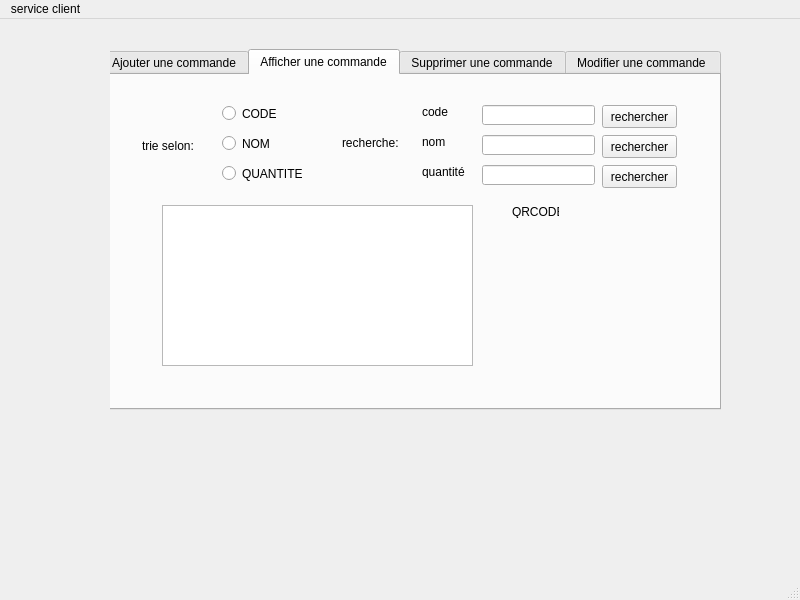
<?xml version="1.0" encoding="UTF-8"?>
<ui version="4.0">
 <class>MainWindow</class>
 <widget class="QMainWindow" name="MainWindow">
  <property name="geometry">
   <rect>
    <x>0</x>
    <y>0</y>
    <width>800</width>
    <height>600</height>
   </rect>
  </property>
  <property name="windowTitle">
   <string>MainWindow</string>
  </property>
  <widget class="QWidget" name="centralwidget">
   <widget class="QStackedWidget" name="stackedWidget">
    <property name="geometry">
     <rect>
      <x>110</x>
      <y>0</y>
      <width>681</width>
      <height>391</height>
     </rect>
    </property>
    <property name="currentIndex">
     <number>2</number>
    </property>
    <widget class="QWidget" name="page">
     <widget class="QPushButton" name="pushButton">
      <property name="geometry">
       <rect>
        <x>210</x>
        <y>50</y>
        <width>171</width>
        <height>81</height>
       </rect>
      </property>
      <property name="text">
       <string>Gestion des Reservations</string>
      </property>
     </widget>
     <widget class="QPushButton" name="pushButton_2">
      <property name="geometry">
       <rect>
        <x>210</x>
        <y>180</y>
        <width>171</width>
        <height>81</height>
       </rect>
      </property>
      <property name="text">
       <string>Gestion des Commandes</string>
      </property>
     </widget>
    </widget>
    <widget class="QWidget" name="page_3">
     <widget class="QTabWidget" name="tabWidget">
      <property name="geometry">
       <rect>
        <x>50</x>
        <y>10</y>
        <width>561</width>
        <height>311</height>
       </rect>
      </property>
      <property name="currentIndex">
       <number>0</number>
      </property>
      <widget class="QWidget" name="tab">
       <attribute name="title">
        <string> Ajouter une reservation</string>
       </attribute>
       <widget class="QGroupBox" name="groupBox">
        <property name="geometry">
         <rect>
          <x>10</x>
          <y>20</y>
          <width>611</width>
          <height>241</height>
         </rect>
        </property>
        <property name="title">
         <string>Ajout</string>
        </property>
        <widget class="QLabel" name="label_8">
         <property name="geometry">
          <rect>
           <x>60</x>
           <y>40</y>
           <width>101</width>
           <height>16</height>
          </rect>
         </property>
         <property name="text">
          <string>entrez l'identifiant </string>
         </property>
        </widget>
        <widget class="QLabel" name="label_9">
         <property name="geometry">
          <rect>
           <x>30</x>
           <y>80</y>
           <width>171</width>
           <height>16</height>
          </rect>
         </property>
         <property name="text">
          <string>entrez le nombre de personnes</string>
         </property>
        </widget>
        <widget class="QLabel" name="label_10">
         <property name="geometry">
          <rect>
           <x>40</x>
           <y>120</y>
           <width>141</width>
           <height>16</height>
          </rect>
         </property>
         <property name="text">
          <string>entrez le numero du client</string>
         </property>
        </widget>
        <widget class="QLabel" name="label_11">
         <property name="geometry">
          <rect>
           <x>30</x>
           <y>160</y>
           <width>161</width>
           <height>16</height>
          </rect>
         </property>
         <property name="text">
          <string>entrez la date de reservation</string>
         </property>
        </widget>
        <widget class="QLineEdit" name="id_r">
         <property name="geometry">
          <rect>
           <x>220</x>
           <y>40</y>
           <width>113</width>
           <height>20</height>
          </rect>
         </property>
        </widget>
        <widget class="QLineEdit" name="nbr_pr">
         <property name="geometry">
          <rect>
           <x>220</x>
           <y>80</y>
           <width>113</width>
           <height>20</height>
          </rect>
         </property>
        </widget>
        <widget class="QLineEdit" name="num_tel">
         <property name="geometry">
          <rect>
           <x>220</x>
           <y>120</y>
           <width>113</width>
           <height>20</height>
          </rect>
         </property>
        </widget>
        <widget class="QDateTimeEdit" name="dat">
         <property name="geometry">
          <rect>
           <x>200</x>
           <y>160</y>
           <width>194</width>
           <height>22</height>
          </rect>
         </property>
        </widget>
        <widget class="QPushButton" name="ajouter1">
         <property name="geometry">
          <rect>
           <x>420</x>
           <y>50</y>
           <width>75</width>
           <height>51</height>
          </rect>
         </property>
         <property name="text">
          <string>Ajouter</string>
         </property>
        </widget>
        <widget class="QPushButton" name="retour1">
         <property name="geometry">
          <rect>
           <x>420</x>
           <y>110</y>
           <width>75</width>
           <height>51</height>
          </rect>
         </property>
         <property name="text">
          <string>retour</string>
         </property>
        </widget>
       </widget>
      </widget>
      <widget class="QWidget" name="tab_2">
       <attribute name="title">
        <string>Afficher  une reservation</string>
       </attribute>
       <widget class="QTableView" name="tab_r">
        <property name="geometry">
         <rect>
          <x>0</x>
          <y>30</y>
          <width>431</width>
          <height>221</height>
         </rect>
        </property>
       </widget>
       <widget class="QPushButton" name="pb_pdf">
        <property name="geometry">
         <rect>
          <x>440</x>
          <y>40</y>
          <width>75</width>
          <height>23</height>
         </rect>
        </property>
        <property name="text">
         <string>pdf</string>
        </property>
       </widget>
      </widget>
      <widget class="QWidget" name="tab_3">
       <attribute name="title">
        <string>Modifier une reservation</string>
       </attribute>
       <widget class="QGroupBox" name="groupBox_4">
        <property name="geometry">
         <rect>
          <x>0</x>
          <y>0</y>
          <width>621</width>
          <height>251</height>
         </rect>
        </property>
        <property name="title">
         <string>Modifier</string>
        </property>
        <widget class="QLabel" name="label_12">
         <property name="geometry">
          <rect>
           <x>60</x>
           <y>60</y>
           <width>141</width>
           <height>21</height>
          </rect>
         </property>
         <property name="text">
          <string>entrez l'identifiant </string>
         </property>
        </widget>
        <widget class="QLabel" name="label_13">
         <property name="geometry">
          <rect>
           <x>30</x>
           <y>110</y>
           <width>151</width>
           <height>16</height>
          </rect>
         </property>
         <property name="text">
          <string>entrez le nombre de personnes</string>
         </property>
        </widget>
        <widget class="QLabel" name="label_19">
         <property name="geometry">
          <rect>
           <x>20</x>
           <y>150</y>
           <width>181</width>
           <height>16</height>
          </rect>
         </property>
         <property name="text">
          <string>entrez le num de telephone du client</string>
         </property>
        </widget>
        <widget class="QLineEdit" name="id_r2">
         <property name="geometry">
          <rect>
           <x>230</x>
           <y>60</y>
           <width>113</width>
           <height>20</height>
          </rect>
         </property>
        </widget>
        <widget class="QLineEdit" name="nbr_pr2">
         <property name="geometry">
          <rect>
           <x>230</x>
           <y>100</y>
           <width>113</width>
           <height>20</height>
          </rect>
         </property>
        </widget>
        <widget class="QLineEdit" name="num_tel2">
         <property name="geometry">
          <rect>
           <x>230</x>
           <y>140</y>
           <width>113</width>
           <height>20</height>
          </rect>
         </property>
        </widget>
        <widget class="QDateTimeEdit" name="dat2">
         <property name="geometry">
          <rect>
           <x>190</x>
           <y>190</y>
           <width>194</width>
           <height>22</height>
          </rect>
         </property>
        </widget>
        <widget class="QLabel" name="label_21">
         <property name="geometry">
          <rect>
           <x>50</x>
           <y>190</y>
           <width>111</width>
           <height>16</height>
          </rect>
         </property>
         <property name="text">
          <string>date de reservation</string>
         </property>
        </widget>
        <widget class="QPushButton" name="modifier1">
         <property name="geometry">
          <rect>
           <x>420</x>
           <y>70</y>
           <width>75</width>
           <height>51</height>
          </rect>
         </property>
         <property name="text">
          <string>Modifier</string>
         </property>
        </widget>
        <widget class="QPushButton" name="retour2">
         <property name="geometry">
          <rect>
           <x>420</x>
           <y>130</y>
           <width>75</width>
           <height>51</height>
          </rect>
         </property>
         <property name="text">
          <string>retour</string>
         </property>
        </widget>
       </widget>
      </widget>
      <widget class="QWidget" name="tab_4">
       <attribute name="title">
        <string>Supprimer une reservation</string>
       </attribute>
       <widget class="QPushButton" name="supprimer1">
        <property name="geometry">
         <rect>
          <x>250</x>
          <y>170</y>
          <width>75</width>
          <height>51</height>
         </rect>
        </property>
        <property name="text">
         <string>supprimer</string>
        </property>
       </widget>
       <widget class="QLabel" name="label_22">
        <property name="geometry">
         <rect>
          <x>130</x>
          <y>60</y>
          <width>321</width>
          <height>20</height>
         </rect>
        </property>
        <property name="text">
         <string>entrez l'identifiant de reservation que vous voulez la supprimer </string>
        </property>
       </widget>
       <widget class="QLineEdit" name="id_r3">
        <property name="geometry">
         <rect>
          <x>230</x>
          <y>100</y>
          <width>113</width>
          <height>20</height>
         </rect>
        </property>
       </widget>
      </widget>
     </widget>
    </widget>
    <widget class="QWidget" name="page_4">
     <widget class="QTabWidget" name="recher_code_2">
      <property name="geometry">
       <rect>
        <x>-10</x>
        <y>30</y>
        <width>621</width>
        <height>361</height>
       </rect>
      </property>
      <property name="currentIndex">
       <number>1</number>
      </property>
      <widget class="QWidget" name="tab_5">
       <attribute name="title">
        <string>Ajouter une commande</string>
       </attribute>
       <widget class="QGroupBox" name="groupBox_2">
        <property name="geometry">
         <rect>
          <x>30</x>
          <y>20</y>
          <width>561</width>
          <height>301</height>
         </rect>
        </property>
        <property name="title">
         <string>Ajout</string>
        </property>
        <widget class="QLabel" name="label">
         <property name="geometry">
          <rect>
           <x>40</x>
           <y>30</y>
           <width>47</width>
           <height>13</height>
          </rect>
         </property>
         <property name="text">
          <string>code</string>
         </property>
        </widget>
        <widget class="QLabel" name="label_2">
         <property name="geometry">
          <rect>
           <x>40</x>
           <y>70</y>
           <width>47</width>
           <height>13</height>
          </rect>
         </property>
         <property name="text">
          <string>prix</string>
         </property>
        </widget>
        <widget class="QLabel" name="label_3">
         <property name="geometry">
          <rect>
           <x>40</x>
           <y>110</y>
           <width>47</width>
           <height>13</height>
          </rect>
         </property>
         <property name="text">
          <string>cp</string>
         </property>
        </widget>
        <widget class="QLabel" name="label_4">
         <property name="geometry">
          <rect>
           <x>40</x>
           <y>150</y>
           <width>47</width>
           <height>13</height>
          </rect>
         </property>
         <property name="text">
          <string>qt</string>
         </property>
        </widget>
        <widget class="QLabel" name="label_5">
         <property name="geometry">
          <rect>
           <x>40</x>
           <y>190</y>
           <width>47</width>
           <height>13</height>
          </rect>
         </property>
         <property name="text">
          <string>num_telc</string>
         </property>
        </widget>
        <widget class="QLabel" name="label_6">
         <property name="geometry">
          <rect>
           <x>40</x>
           <y>230</y>
           <width>47</width>
           <height>13</height>
          </rect>
         </property>
         <property name="text">
          <string>nom</string>
         </property>
        </widget>
        <widget class="QLabel" name="label_7">
         <property name="geometry">
          <rect>
           <x>40</x>
           <y>270</y>
           <width>47</width>
           <height>13</height>
          </rect>
         </property>
         <property name="text">
          <string>datc</string>
         </property>
        </widget>
        <widget class="QLineEdit" name="code">
         <property name="geometry">
          <rect>
           <x>140</x>
           <y>30</y>
           <width>113</width>
           <height>20</height>
          </rect>
         </property>
        </widget>
        <widget class="QLineEdit" name="prix">
         <property name="geometry">
          <rect>
           <x>140</x>
           <y>70</y>
           <width>113</width>
           <height>20</height>
          </rect>
         </property>
        </widget>
        <widget class="QLineEdit" name="cp">
         <property name="geometry">
          <rect>
           <x>140</x>
           <y>110</y>
           <width>113</width>
           <height>20</height>
          </rect>
         </property>
        </widget>
        <widget class="QLineEdit" name="qt">
         <property name="geometry">
          <rect>
           <x>140</x>
           <y>150</y>
           <width>113</width>
           <height>20</height>
          </rect>
         </property>
        </widget>
        <widget class="QLineEdit" name="num_telc">
         <property name="geometry">
          <rect>
           <x>140</x>
           <y>190</y>
           <width>113</width>
           <height>20</height>
          </rect>
         </property>
        </widget>
        <widget class="QLineEdit" name="nom">
         <property name="geometry">
          <rect>
           <x>140</x>
           <y>230</y>
           <width>113</width>
           <height>20</height>
          </rect>
         </property>
        </widget>
        <widget class="QDateTimeEdit" name="datc">
         <property name="geometry">
          <rect>
           <x>130</x>
           <y>270</y>
           <width>194</width>
           <height>22</height>
          </rect>
         </property>
        </widget>
        <widget class="QPushButton" name="ajouter2">
         <property name="geometry">
          <rect>
           <x>350</x>
           <y>80</y>
           <width>75</width>
           <height>23</height>
          </rect>
         </property>
         <property name="text">
          <string>ajouter</string>
         </property>
        </widget>
        <widget class="QPushButton" name="retour3">
         <property name="geometry">
          <rect>
           <x>350</x>
           <y>150</y>
           <width>75</width>
           <height>23</height>
          </rect>
         </property>
         <property name="text">
          <string>retour</string>
         </property>
        </widget>
       </widget>
      </widget>
      <widget class="QWidget" name="tab_6">
       <attribute name="title">
        <string>Afficher une commande</string>
       </attribute>
       <widget class="QTableView" name="tab_c">
        <property name="geometry">
         <rect>
          <x>60</x>
          <y>130</y>
          <width>311</width>
          <height>161</height>
         </rect>
        </property>
       </widget>
       <widget class="QLabel" name="label_18">
        <property name="geometry">
         <rect>
          <x>40</x>
          <y>60</y>
          <width>101</width>
          <height>21</height>
         </rect>
        </property>
        <property name="text">
         <string>trie selon:</string>
        </property>
       </widget>
       <widget class="QRadioButton" name="radioButton">
        <property name="geometry">
         <rect>
          <x>120</x>
          <y>30</y>
          <width>82</width>
          <height>17</height>
         </rect>
        </property>
        <property name="text">
         <string>CODE</string>
        </property>
       </widget>
       <widget class="QRadioButton" name="radioButton_2">
        <property name="geometry">
         <rect>
          <x>120</x>
          <y>60</y>
          <width>82</width>
          <height>17</height>
         </rect>
        </property>
        <property name="text">
         <string>NOM</string>
        </property>
       </widget>
       <widget class="QRadioButton" name="radioButton_3">
        <property name="geometry">
         <rect>
          <x>120</x>
          <y>90</y>
          <width>121</width>
          <height>17</height>
         </rect>
        </property>
        <property name="text">
         <string>QUANTITE</string>
        </property>
       </widget>
       <widget class="QLabel" name="label_26">
        <property name="geometry">
         <rect>
          <x>240</x>
          <y>60</y>
          <width>61</width>
          <height>16</height>
         </rect>
        </property>
        <property name="text">
         <string>recherche: </string>
        </property>
       </widget>
       <widget class="QLineEdit" name="recher_code">
        <property name="geometry">
         <rect>
          <x>380</x>
          <y>30</y>
          <width>113</width>
          <height>20</height>
         </rect>
        </property>
       </widget>
       <widget class="QLineEdit" name="recher_nom">
        <property name="geometry">
         <rect>
          <x>380</x>
          <y>60</y>
          <width>113</width>
          <height>20</height>
         </rect>
        </property>
       </widget>
       <widget class="QLineEdit" name="recher_qt">
        <property name="geometry">
         <rect>
          <x>380</x>
          <y>90</y>
          <width>113</width>
          <height>20</height>
         </rect>
        </property>
       </widget>
       <widget class="QLabel" name="label_28">
        <property name="geometry">
         <rect>
          <x>320</x>
          <y>60</y>
          <width>47</width>
          <height>13</height>
         </rect>
        </property>
        <property name="text">
         <string>nom</string>
        </property>
       </widget>
       <widget class="QLabel" name="label_29">
        <property name="geometry">
         <rect>
          <x>320</x>
          <y>90</y>
          <width>47</width>
          <height>13</height>
         </rect>
        </property>
        <property name="text">
         <string>quantité</string>
        </property>
       </widget>
       <widget class="QPushButton" name="rechercher_code">
        <property name="geometry">
         <rect>
          <x>500</x>
          <y>30</y>
          <width>75</width>
          <height>23</height>
         </rect>
        </property>
        <property name="text">
         <string>rechercher</string>
        </property>
       </widget>
       <widget class="QLabel" name="label_30">
        <property name="geometry">
         <rect>
          <x>320</x>
          <y>30</y>
          <width>47</width>
          <height>13</height>
         </rect>
        </property>
        <property name="text">
         <string>code</string>
        </property>
       </widget>
       <widget class="QPushButton" name="rechercher_nom">
        <property name="geometry">
         <rect>
          <x>500</x>
          <y>60</y>
          <width>75</width>
          <height>23</height>
         </rect>
        </property>
        <property name="text">
         <string>rechercher</string>
        </property>
       </widget>
       <widget class="QPushButton" name="rechercher_qt">
        <property name="geometry">
         <rect>
          <x>500</x>
          <y>90</y>
          <width>75</width>
          <height>23</height>
         </rect>
        </property>
        <property name="text">
         <string>rechercher</string>
        </property>
       </widget>
       <widget class="QRWidget" name="QRCODE" native="true">
        <property name="geometry">
         <rect>
          <x>400</x>
          <y>160</y>
          <width>121</width>
          <height>101</height>
         </rect>
        </property>
       </widget>
       <widget class="QLabel" name="label_27">
        <property name="geometry">
         <rect>
          <x>410</x>
          <y>130</y>
          <width>47</width>
          <height>13</height>
         </rect>
        </property>
        <property name="text">
         <string>QRCODE</string>
        </property>
       </widget>
      </widget>
      <widget class="QWidget" name="tab_7">
       <attribute name="title">
        <string>Supprimer une commande</string>
       </attribute>
       <widget class="QLabel" name="label_14">
        <property name="geometry">
         <rect>
          <x>40</x>
          <y>70</y>
          <width>47</width>
          <height>13</height>
         </rect>
        </property>
        <property name="text">
         <string>code</string>
        </property>
       </widget>
       <widget class="QLineEdit" name="code2">
        <property name="geometry">
         <rect>
          <x>130</x>
          <y>70</y>
          <width>113</width>
          <height>20</height>
         </rect>
        </property>
       </widget>
       <widget class="QPushButton" name="supprimer2">
        <property name="geometry">
         <rect>
          <x>200</x>
          <y>130</y>
          <width>75</width>
          <height>23</height>
         </rect>
        </property>
        <property name="text">
         <string>supprimer</string>
        </property>
       </widget>
       <widget class="QPushButton" name="stat">
        <property name="geometry">
         <rect>
          <x>400</x>
          <y>110</y>
          <width>75</width>
          <height>23</height>
         </rect>
        </property>
        <property name="text">
         <string>PushButton</string>
        </property>
       </widget>
      </widget>
      <widget class="QWidget" name="tab_8">
       <attribute name="title">
        <string>Modifier une commande </string>
       </attribute>
       <widget class="QGroupBox" name="groupBox_3">
        <property name="geometry">
         <rect>
          <x>10</x>
          <y>10</y>
          <width>551</width>
          <height>321</height>
         </rect>
        </property>
        <property name="title">
         <string>Modifier</string>
        </property>
        <widget class="QPushButton" name="modifier2">
         <property name="geometry">
          <rect>
           <x>420</x>
           <y>50</y>
           <width>75</width>
           <height>23</height>
          </rect>
         </property>
         <property name="text">
          <string>modifier</string>
         </property>
        </widget>
        <widget class="QPushButton" name="retour4">
         <property name="geometry">
          <rect>
           <x>420</x>
           <y>110</y>
           <width>75</width>
           <height>23</height>
          </rect>
         </property>
         <property name="text">
          <string>retour</string>
         </property>
        </widget>
        <widget class="QLabel" name="label_15">
         <property name="geometry">
          <rect>
           <x>40</x>
           <y>40</y>
           <width>47</width>
           <height>13</height>
          </rect>
         </property>
         <property name="text">
          <string>code</string>
         </property>
        </widget>
        <widget class="QLabel" name="label_16">
         <property name="geometry">
          <rect>
           <x>40</x>
           <y>80</y>
           <width>47</width>
           <height>13</height>
          </rect>
         </property>
         <property name="text">
          <string>prix</string>
         </property>
        </widget>
        <widget class="QLabel" name="label_17">
         <property name="geometry">
          <rect>
           <x>40</x>
           <y>120</y>
           <width>47</width>
           <height>13</height>
          </rect>
         </property>
         <property name="text">
          <string>cp</string>
         </property>
        </widget>
        <widget class="QLabel" name="label_20">
         <property name="geometry">
          <rect>
           <x>40</x>
           <y>160</y>
           <width>47</width>
           <height>13</height>
          </rect>
         </property>
         <property name="text">
          <string>qt</string>
         </property>
        </widget>
        <widget class="QLabel" name="label_23">
         <property name="geometry">
          <rect>
           <x>40</x>
           <y>200</y>
           <width>47</width>
           <height>13</height>
          </rect>
         </property>
         <property name="text">
          <string>num_telc</string>
         </property>
        </widget>
        <widget class="QLabel" name="label_24">
         <property name="geometry">
          <rect>
           <x>40</x>
           <y>240</y>
           <width>47</width>
           <height>13</height>
          </rect>
         </property>
         <property name="text">
          <string>nom</string>
         </property>
        </widget>
        <widget class="QLabel" name="label_25">
         <property name="geometry">
          <rect>
           <x>40</x>
           <y>280</y>
           <width>47</width>
           <height>13</height>
          </rect>
         </property>
         <property name="text">
          <string>datc</string>
         </property>
        </widget>
        <widget class="QLineEdit" name="code3">
         <property name="geometry">
          <rect>
           <x>120</x>
           <y>40</y>
           <width>113</width>
           <height>20</height>
          </rect>
         </property>
        </widget>
        <widget class="QLineEdit" name="prix3">
         <property name="geometry">
          <rect>
           <x>120</x>
           <y>80</y>
           <width>113</width>
           <height>20</height>
          </rect>
         </property>
        </widget>
        <widget class="QLineEdit" name="cp3">
         <property name="geometry">
          <rect>
           <x>120</x>
           <y>120</y>
           <width>113</width>
           <height>20</height>
          </rect>
         </property>
        </widget>
        <widget class="QLineEdit" name="qt3">
         <property name="geometry">
          <rect>
           <x>120</x>
           <y>160</y>
           <width>113</width>
           <height>20</height>
          </rect>
         </property>
        </widget>
        <widget class="QLineEdit" name="num_telc3">
         <property name="geometry">
          <rect>
           <x>120</x>
           <y>200</y>
           <width>113</width>
           <height>20</height>
          </rect>
         </property>
        </widget>
        <widget class="QLineEdit" name="nom3">
         <property name="geometry">
          <rect>
           <x>120</x>
           <y>240</y>
           <width>113</width>
           <height>20</height>
          </rect>
         </property>
        </widget>
        <widget class="QDateTimeEdit" name="datc3">
         <property name="geometry">
          <rect>
           <x>120</x>
           <y>280</y>
           <width>194</width>
           <height>22</height>
          </rect>
         </property>
        </widget>
       </widget>
      </widget>
     </widget>
    </widget>
    <widget class="QWidget" name="page_2"/>
   </widget>
  </widget>
  <widget class="QMenuBar" name="menubar">
   <property name="geometry">
    <rect>
     <x>0</x>
     <y>0</y>
     <width>800</width>
     <height>21</height>
    </rect>
   </property>
   <widget class="QMenu" name="menuservice_client">
    <property name="title">
     <string>service client</string>
    </property>
   </widget>
   <addaction name="menuservice_client"/>
  </widget>
  <widget class="QStatusBar" name="statusbar"/>
 </widget>
 <customwidgets>
  <customwidget>
   <class>QRWidget</class>
   <extends>QWidget</extends>
   <header>qrwidget.hpp</header>
   <container>1</container>
  </customwidget>
 </customwidgets>
 <resources/>
 <connections/>
</ui>
